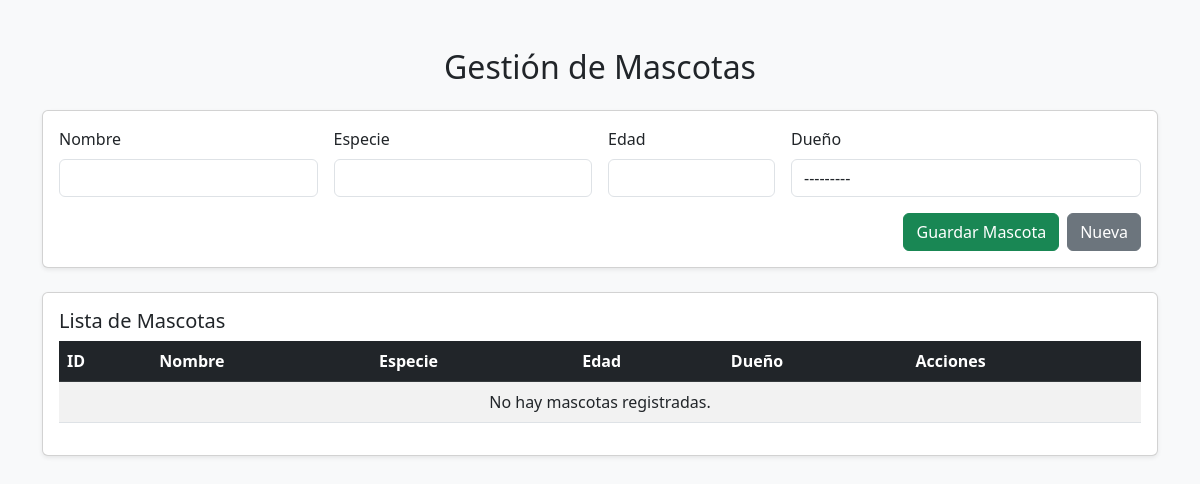
/mascotas/, run on an earlier commit of the app's database.
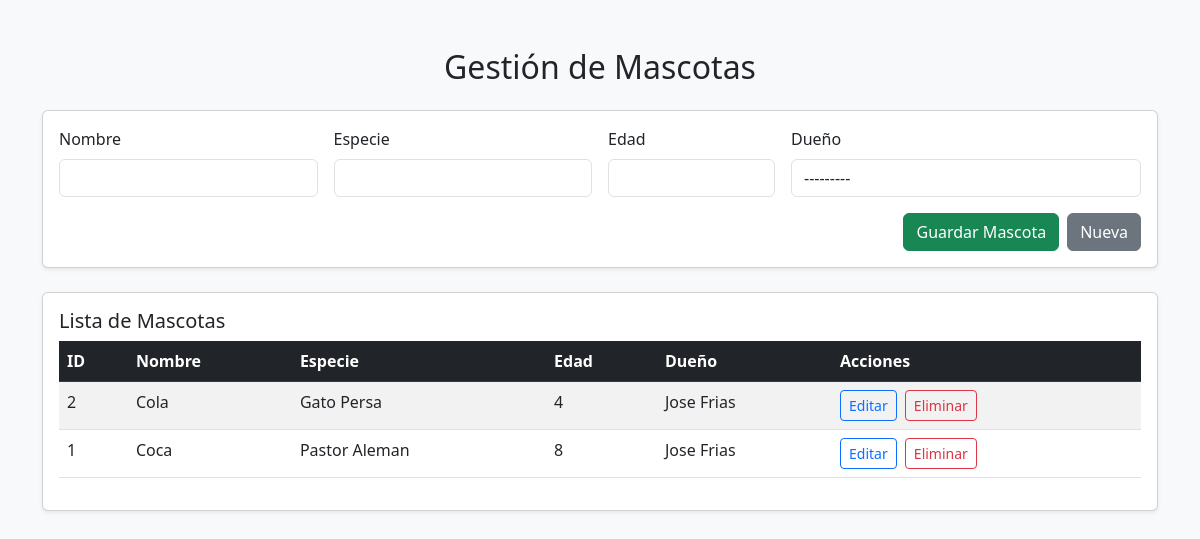
And on a later commit of the database.
### store/models.py (models this page shows, shortened)
class Mascota(models.Model):
    nombre = models.CharField(max_length=100)
    especie = models.CharField(max_length=50)
    edad = models.IntegerField()
    dueño = models.ForeignKey(Usuario, on_delete=models.CASCADE)

class Usuario(models.Model):
    nombre = models.CharField(max_length=100)
    correo = models.EmailField()
    fecha_registro = models.DateField(auto_now_add=True)
    def __str__(self):
        return self.nombre

### store/views.py (the view, shortened to what this page needs)
# urls.py: path('mascotas/', gestion_mascotas, name='gestion_mascotas'),
def gestion_mascotas(request):
    mascotas = Mascota.objects.select_related('dueño').all().order_by('-id')
    form = MascotaForm()
    return render(request, 'mascotas.html', {'mascotas': mascotas, 'form': form})

### store/forms.py
class MascotaForm(forms.ModelForm):
    class Meta:
        model = Mascota
        fields = ['nombre', 'especie', 'edad', 'dueño']
        widgets = {
            'nombre': forms.TextInput(attrs={'class': 'form-control'}),
            'especie': forms.TextInput(attrs={'class': 'form-control'}),
            'edad': forms.NumberInput(attrs={'class': 'form-control'}),
            'dueño': forms.Select(attrs={'class': 'form-control'}),
        }

### store/templates/mascotas.html (shortened to what this page needs)
{% load static %}
<!DOCTYPE html>
<html lang="es">
<head>
    <link href="https://cdn.jsdelivr.net/npm/bootstrap@5.3.0/dist/css/bootstrap.min.css" rel="stylesheet">
</head>
<body class="bg-light">
    <div class="container py-5">
        <h2 class="mb-4 text-center">Gestión de Mascotas</h2>
        <div class="card mb-4 shadow-sm">
            <div class="card-body">
                <form method="POST" class="row g-3">
                    <div class="col-md-3">
                        <label for="id_nombre" class="form-label">Nombre</label>
                        {{ form.nombre }}
                    </div>
                    <div class="col-md-3">
                        <label for="id_especie" class="form-label">Especie</label>
                        {{ form.especie }}
                    </div>
                    <div class="col-md-2">
                        <label for="id_edad" class="form-label">Edad</label>
                        {{ form.edad }}
                    </div>
                    <div class="col-md-4">
                        <label for="id_dueño" class="form-label">Dueño</label>
                        {{ form.dueño }}
                    </div>
                    <div class="col-12 d-flex justify-content-end">
                        <button type="submit" class="btn btn-success me-2">Guardar Mascota</button>
                        <button type="button" onclick="resetFormulario()" class="btn btn-secondary">Nueva</button>
                    </div>
                </form>
            </div>
        </div>
        <div class="card shadow-sm">
            <div class="card-body">
                <h5 class="card-title">Lista de Mascotas</h5>
                <table class="table table-striped">
                    <thead class="table-dark">
                        <tr>
                            <th>ID</th>
                            <th>Nombre</th>
                            <th>Especie</th>
                            <th>Edad</th>
                            <th>Dueño</th>
                            <th>Acciones</th>
                        </tr>
                    </thead>
                    <tbody>
                        {% for m in mascotas %}
                        <tr>
                            <td>{{ m.id }}</td>
                            <td>{{ m.nombre }}</td>
                            <td>{{ m.especie }}</td>
                            <td>{{ m.edad }}</td>
                            <td>{{ m.dueño.nombre }}</td>
                            <td>
                                <button class="btn btn-sm btn-outline-primary me-1"
                                    onclick="cargarMascota('{{ m.id }}', '{{ m.nombre }}', '{{ m.especie }}', '{{ m.edad }}', '{{ m.dueño.id }}')">
                                    Editar
                                </button>
                                <a href="?eliminar={{ m.id }}" class="btn btn-sm btn-outline-danger">Eliminar</a>
                            </td>
                        </tr>
                        {% empty %}
                        <tr>
                            <td colspan="6" class="text-center">No hay mascotas registradas.</td>
                        </tr>
                        {% endfor %}
                    </tbody>
                </table>
            </div>
        </div>
    </div>
</body>
</html>

What changed in the data, as far as the page shows it:
added Mascota: id "2", nombre "Cola", especie "Gato Persa", edad "4", dueño.nombre "Jose Frias"
added Mascota: id "1", nombre "Coca", especie "Pastor Aleman", edad "8", dueño.nombre "Jose Frias"
Also different on the page:
text no longer shown: "No hay mascotas registradas."
